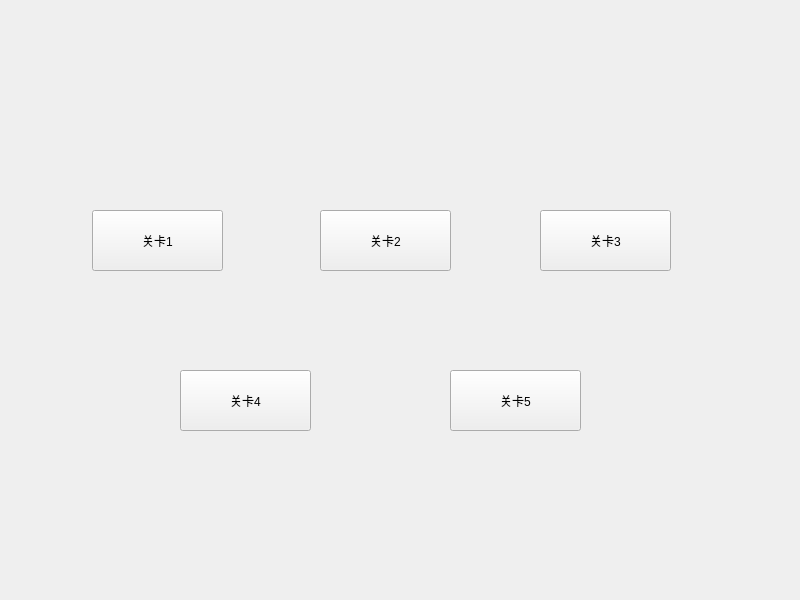
<?xml version="1.0" encoding="UTF-8"?>
<ui version="4.0">
 <class>Form</class>
 <widget class="QWidget" name="Form">
  <property name="geometry">
   <rect>
    <x>0</x>
    <y>0</y>
    <width>800</width>
    <height>600</height>
   </rect>
  </property>
  <property name="windowTitle">
   <string>Form</string>
  </property>
  <widget class="QPushButton" name="pushButton">
   <property name="geometry">
    <rect>
     <x>92</x>
     <y>210</y>
     <width>131</width>
     <height>61</height>
    </rect>
   </property>
   <property name="text">
    <string>关卡1</string>
   </property>
  </widget>
  <widget class="QPushButton" name="pushButton_2">
   <property name="geometry">
    <rect>
     <x>320</x>
     <y>210</y>
     <width>131</width>
     <height>61</height>
    </rect>
   </property>
   <property name="text">
    <string>关卡2</string>
   </property>
  </widget>
  <widget class="QPushButton" name="pushButton_3">
   <property name="geometry">
    <rect>
     <x>540</x>
     <y>210</y>
     <width>131</width>
     <height>61</height>
    </rect>
   </property>
   <property name="text">
    <string>关卡3</string>
   </property>
  </widget>
  <widget class="QPushButton" name="pushButton_4">
   <property name="geometry">
    <rect>
     <x>180</x>
     <y>370</y>
     <width>131</width>
     <height>61</height>
    </rect>
   </property>
   <property name="text">
    <string>关卡4</string>
   </property>
  </widget>
  <widget class="QPushButton" name="pushButton_5">
   <property name="geometry">
    <rect>
     <x>450</x>
     <y>370</y>
     <width>131</width>
     <height>61</height>
    </rect>
   </property>
   <property name="text">
    <string>关卡5</string>
   </property>
  </widget>
 </widget>
 <resources/>
 <connections/>
</ui>
